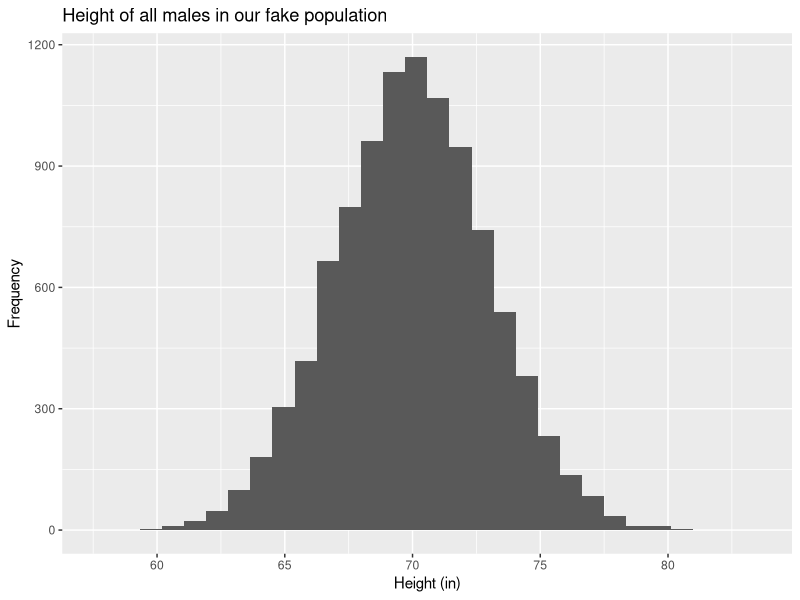
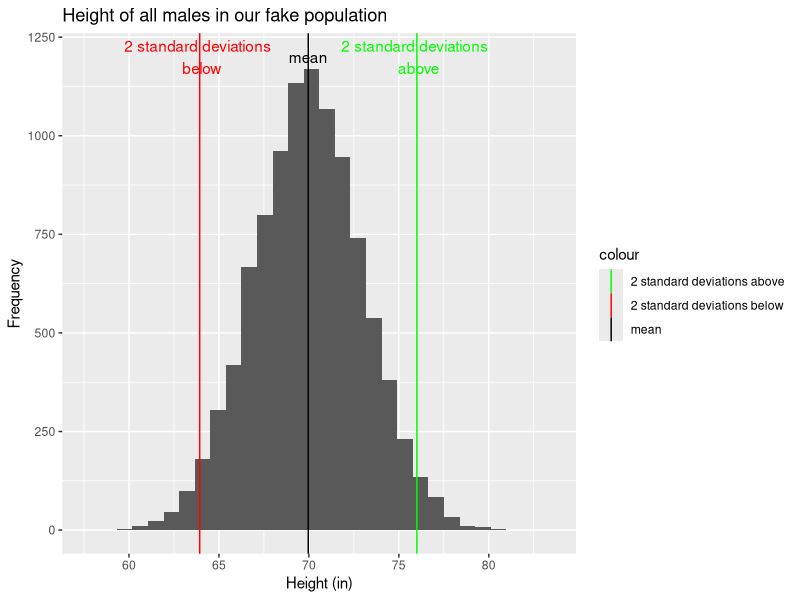

These charts were generated, in order, by the following R code:
## ---- chunk 1
#| label: fig-height_all
#| fig-cap: "Our imaginary population!"
set.seed(42)
population_size <- 10000
population_norm <- data.frame(id = 1:population_size, 
                         height = rnorm(population_size, 70, 3))
library(ggplot2)

ggplot(population_norm, aes(height)) + 
  geom_histogram() +
  labs(x="Height (in)", y= "Frequency",
       title = "Height of all males in our fake population")
## ---- chunk 2
#| label: fig-height_all_with_lines
#| fig-cap: "Our imaginary population!"
colors <- c("mean" = "black", "2 standard deviations below" = "red", 
            "2 standard deviations above" = "green")
ggplot(population_norm, aes(height)) + 
  geom_histogram() +
  labs(x="Height (in)", y= "Frequency",
       title = "Height of all males in our fake population") +
    geom_vline(aes(xintercept=mean(height), color="mean"))+
    geom_vline(aes(xintercept=mean(height)-
                     2*sd(height), color="2 standard deviations below"))+
  geom_vline(aes(xintercept=mean(height)+
                     2*sd(height), color="2 standard deviations above")) +
        scale_color_manual(values = colors)+
   annotate("text", label = "mean", y = 1200, x = mean(population_norm$height), color = "black") +
     annotate("text", label = "2 standard deviations \n below", y = 1200, x = mean(population_norm$height)-
                     2*sd(population_norm$height), color = "red")+
     annotate("text", label = "2 standard deviations \n above", y = 1200, x = mean(population_norm$height)+
                     2*sd(population_norm$height), color = "green")
